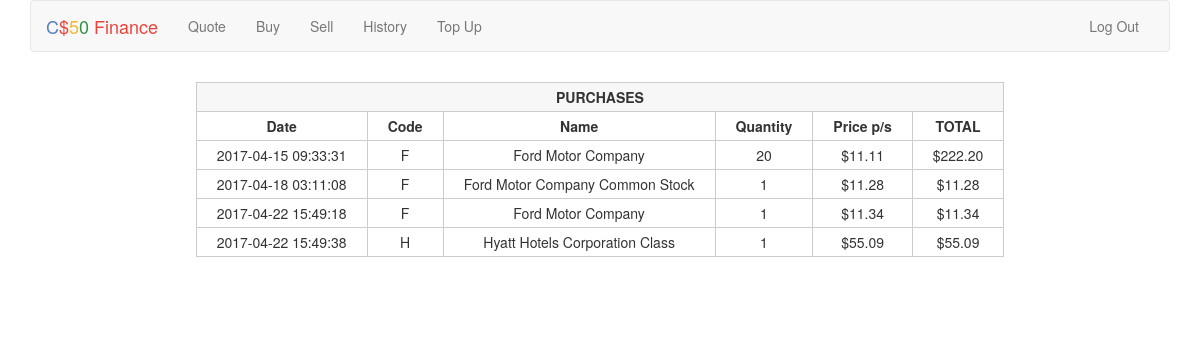
The app's page /history (signed in) with its own data.
### tables this page shows
CREATE TABLE 'purchases' ('id' INTEGER NOT NULL, 'date' DATETIME NOT NULL, 'stock' TEXT NOT NULL, 'name' TEXT NOT NULL, 'price' NUMERIC NOT NULL, 'quantity' INTEGER NOT NULL, 'total' NUMERIC NOT NULL);

### application.py (the view)
@app.route("/history")
@login_required
def history():
    user_id = session["user_id"]
    purchases = db.execute("SELECT * FROM purchases WHERE id = :user_id", user_id=user_id)
    p_iterable_range = range(len(purchases)) # evaluate iterable range of "purchases"
    sales = db.execute("SELECT * FROM sales WHERE id = :user_id", user_id=user_id)
    s_iterable_range = range(len(sales)) # evaluate iterable range of "sales"
    return render_template("history.html", p_iterable_range=p_iterable_range, s_iterable_range=s_iterable_range, purchases=purchases, sales=sales, usd=usd)

### helpers.py (called while the page is built)
def login_required(f):
    @wraps(f)
    def decorated_function(*args, **kwargs):
        if session.get("user_id") is None:
            return redirect(url_for("login", next=request.url))
        return f(*args, **kwargs)
    return decorated_function

def usd(value):
    return "${:,.2f}".format(value)

### templates/history.html (shortened to what this page needs)
{% extends "layout.html" %}
{% block main %}
    <form action="{{ url_for('history') }}" method="get">
        <fieldset>
            <div class = "form-group">
                <table align = "center">
                {% if p_iterable_range != range(0,0) %}
                <tr bgcolor="#f7f7f7"><th colspan = 6>PURCHASES</th></tr>
                <tr>
                    <th>Date</th>
                    <th>Code</th>
                    <th>Name</th>
                    <th>Quantity</th>
                    <th>Price p/s</th>
                    <th><b>TOTAL</b></th>
                </tr>
                {% endif %}
                {% for i in p_iterable_range %}
                <tr>
                    <td>{{purchases[i]["date"]}}</td>
                    <td>{{purchases[i]["stock"]}}</td>
                    <td>{{purchases[i]["name"]}}</td>
                    <td>{{purchases[i]["quantity"]}}</td>
                    <td>{{usd(purchases[i]["price"])}}</td>
                    <td>{{usd(purchases[i]["total"])}}</td>
                </tr>
                {% endfor %}
                </table>
            </div>
        </fieldset>
    </form>
{% endblock %}

### templates/layout.html (shortened to what this page needs)
<!DOCTYPE html>
<html lang="en">
    <head>
        <link href="https://maxcdn.bootstrapcdn.com/bootstrap/3.3.7/css/bootstrap.min.css" rel="stylesheet"/>
        <link href="{{ url_for('static', filename='styles.css') }}" rel="stylesheet"/>
    </head>
    <body>
        <div class="container">
            <nav class="navbar navbar-default">
                <div class="container-fluid">
                    <div class="navbar-header">
                        <a class="navbar-brand" href="{{ url_for('index') }}"><span class="blue">C</span><span class="red">$</span><span class="yellow">5</span><span class="green">0</span> <span class="red">Finance</span></a>
                    </div>
                    <div class="collapse navbar-collapse" id="navbar">
                        {% if session.user_id %}
                            <ul class="nav navbar-nav">
                                <li><a href="{{ url_for('quote') }}">Quote</a></li>
                                <li><a href="{{ url_for('buy') }}">Buy</a></li>
                                <li><a href="{{ url_for('sell') }}">Sell</a></li>
                                <li><a href="{{ url_for('history') }}">History</a></li>
                                <li><a href="{{ url_for('topup') }}">Top Up</a></li>
                            </ul>
                            <ul class="nav navbar-nav navbar-right">
                                <li><a href="{{ url_for('logout') }}">Log Out</a></li>
                            </ul>
                        {% else %}
                            <ul class="nav navbar-nav navbar-right">
                                <li><a href="{{ url_for('register') }}">Register</a></li>
                                <li><a href="{{ url_for('login') }}">Log In</a></li>
                            </ul>
                        {% endif %}
                    </div>
                </div>
            </nav>
            <main>
                {% block main %}{% endblock %}
            </main>
        </div>
    </body>
</html>

### static/styles.css (style rules this page uses)
.container { margin-left: auto; margin-right: auto; text-align: center; }
.navbar-default .navbar-brand .blue { color: #537fbe; }
.navbar-default .navbar-brand .red { color: #ea433b; }
.navbar-default .navbar-brand .yellow { color: #f5b82e; }
.navbar-default .navbar-brand .green { color: #2e944b; }
main td { text-align: center; border-collapse: collapse; border: 1px solid #cccccc; padding: 4px 20px 4px 20px; }
main th { text-align: center; border-collapse: collapse; border: 1px solid #cccccc; padding: 4px 20px 4px 20px; }
main tr { text-align: center; border-collapse: collapse; border: 1px solid #cccccc; padding: 4px 20px 4px 20px; }
main table { margin-top: 10px; margin-bottom: 35px; }

### records on screen
purchases: date "2017-04-15 09:33:31", stock "F", name "Ford Motor Company", quantity "20", price "$11.11", total "$222.20"
purchases: date "2017-04-18 03:11:08", stock "F", name "Ford Motor Company Common Stock", quantity "1", price "$11.28", total "$11.28"
purchases: date "2017-04-22 15:49:18", stock "F", name "Ford Motor Company", quantity "1", price "$11.34", total "$11.34"
purchases: date "2017-04-22 15:49:38", stock "H", name "Hyatt Hotels Corporation Class", quantity "1", price "$55.09", total "$55.09"
